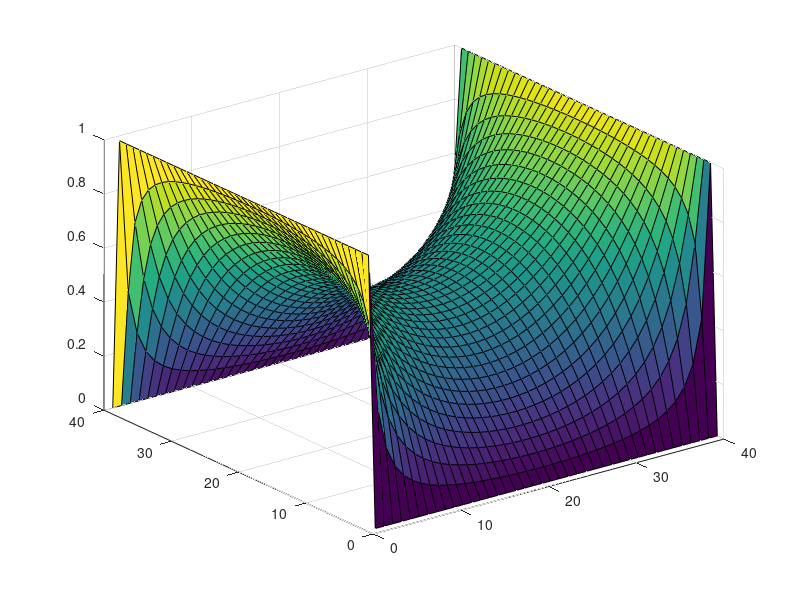

MATLAB code to generate this figure:

nx = 40;
ny = 40;
x = 0;
y = 0;
No_of_Iterations = 1000;
delta = 1; 

V = zeros(nx,ny);
V2 = zeros(nx,ny);
Ex = zeros(nx,ny);
Ey = zeros(nx,ny);
E = zeros(nx,ny);

% subplot(2,1,1);
% title('Voltage');
% xlabel('X');
% ylabel('Y');
% hold on
% 
% subplot(2,1,2)
% title('Electric Field');
% xlabel('Time (s)');
% ylabel('Velocity (m/s)');
% hold on
        V(:,1) = 1;
        V(:,ny) = 1;
        V(1,:) = 0;
        V(nx,:) = 0;

for n = 1:No_of_Iterations
    
        V = imboxfilt(V,3);
        V(:,1) = 1;
        V(:,ny) = 1;
        V(1,:) = 0;
        V(nx,:) = 0;
        
        

end

surf(V)


   
    
 

    
        

